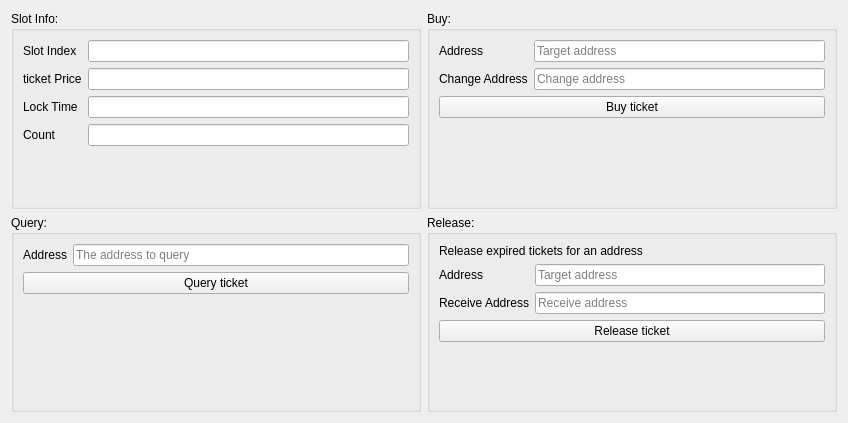
<?xml version="1.0" encoding="UTF-8"?>
<ui version="4.0">
 <class>TicketPage</class>
 <widget class="QWidget" name="TicketPage">
  <property name="geometry">
   <rect>
    <x>0</x>
    <y>0</y>
    <width>848</width>
    <height>423</height>
   </rect>
  </property>
  <property name="windowTitle">
   <string>Form</string>
  </property>
  <layout class="QHBoxLayout" name="horizontalLayout">
   <item>
    <layout class="QGridLayout" name="gridLayout" rowstretch="1,1" columnstretch="1,1">
     <item row="0" column="0">
      <widget class="QGroupBox" name="groupBox">
       <property name="title">
        <string>Slot Info:</string>
       </property>
       <layout class="QVBoxLayout" name="verticalLayout">
        <item>
         <layout class="QFormLayout" name="formLayout">
          <property name="fieldGrowthPolicy">
           <enum>QFormLayout::AllNonFixedFieldsGrow</enum>
          </property>
          <item row="0" column="0">
           <widget class="QLabel" name="slotIndexLabel">
            <property name="text">
             <string>Slot Index</string>
            </property>
           </widget>
          </item>
          <item row="0" column="1">
           <widget class="QLineEdit" name="ebSlotIdx">
            <property name="readOnly">
             <bool>true</bool>
            </property>
           </widget>
          </item>
          <item row="1" column="0">
           <widget class="QLabel" name="ticketPriceLabel">
            <property name="text">
             <string>ticket Price</string>
            </property>
           </widget>
          </item>
          <item row="1" column="1">
           <widget class="QLineEdit" name="ebTicketPrice">
            <property name="readOnly">
             <bool>true</bool>
            </property>
           </widget>
          </item>
          <item row="2" column="0">
           <widget class="QLabel" name="lockTimeLabel">
            <property name="text">
             <string>Lock Time</string>
            </property>
           </widget>
          </item>
          <item row="2" column="1">
           <widget class="QLineEdit" name="ebLockTime">
            <property name="readOnly">
             <bool>true</bool>
            </property>
           </widget>
          </item>
          <item row="3" column="0">
           <widget class="QLabel" name="countLabel">
            <property name="text">
             <string>Count</string>
            </property>
           </widget>
          </item>
          <item row="3" column="1">
           <widget class="QLineEdit" name="ebticketCount">
            <property name="readOnly">
             <bool>true</bool>
            </property>
           </widget>
          </item>
         </layout>
        </item>
        <item>
         <spacer name="verticalSpacer_4">
          <property name="orientation">
           <enum>Qt::Vertical</enum>
          </property>
          <property name="sizeHint" stdset="0">
           <size>
            <width>20</width>
            <height>40</height>
           </size>
          </property>
         </spacer>
        </item>
       </layout>
      </widget>
     </item>
     <item row="0" column="1">
      <widget class="QGroupBox" name="groupBox_2">
       <property name="sizeIncrement">
        <size>
         <width>1</width>
         <height>1</height>
        </size>
       </property>
       <property name="title">
        <string>Buy:</string>
       </property>
       <layout class="QVBoxLayout" name="verticalLayout_2">
        <item>
         <layout class="QFormLayout" name="formLayout_2">
          <property name="fieldGrowthPolicy">
           <enum>QFormLayout::AllNonFixedFieldsGrow</enum>
          </property>
          <item row="0" column="0">
           <widget class="QLabel" name="addressLabel">
            <property name="text">
             <string>Address</string>
            </property>
           </widget>
          </item>
          <item row="0" column="1">
           <widget class="QLineEdit" name="ebBuyAddress">
            <property name="placeholderText">
             <string>Target address</string>
            </property>
           </widget>
          </item>
          <item row="1" column="0">
           <widget class="QLabel" name="changeAddressLabel">
            <property name="text">
             <string>Change Address</string>
            </property>
           </widget>
          </item>
          <item row="1" column="1">
           <widget class="QLineEdit" name="ebChangeAddress">
            <property name="placeholderText">
             <string>Change address</string>
            </property>
           </widget>
          </item>
         </layout>
        </item>
        <item>
         <widget class="QPushButton" name="btnBuy">
          <property name="text">
           <string>Buy ticket</string>
          </property>
         </widget>
        </item>
        <item>
         <spacer name="verticalSpacer_3">
          <property name="orientation">
           <enum>Qt::Vertical</enum>
          </property>
          <property name="sizeHint" stdset="0">
           <size>
            <width>20</width>
            <height>40</height>
           </size>
          </property>
         </spacer>
        </item>
       </layout>
      </widget>
     </item>
     <item row="1" column="0">
      <widget class="QGroupBox" name="groupBox_4">
       <property name="title">
        <string>Query:</string>
       </property>
       <layout class="QVBoxLayout" name="verticalLayout_4">
        <item>
         <layout class="QFormLayout" name="formLayout_7">
          <property name="fieldGrowthPolicy">
           <enum>QFormLayout::AllNonFixedFieldsGrow</enum>
          </property>
          <item row="0" column="0">
           <widget class="QLabel" name="addressLabel_3">
            <property name="text">
             <string>Address</string>
            </property>
           </widget>
          </item>
          <item row="0" column="1">
           <widget class="QLineEdit" name="ebQueryAddress">
            <property name="inputMask">
             <string/>
            </property>
            <property name="text">
             <string/>
            </property>
            <property name="placeholderText">
             <string>The address to query</string>
            </property>
           </widget>
          </item>
         </layout>
        </item>
        <item>
         <widget class="QPushButton" name="btnQuery">
          <property name="text">
           <string>Query ticket</string>
          </property>
         </widget>
        </item>
        <item>
         <spacer name="verticalSpacer">
          <property name="orientation">
           <enum>Qt::Vertical</enum>
          </property>
          <property name="sizeHint" stdset="0">
           <size>
            <width>20</width>
            <height>40</height>
           </size>
          </property>
         </spacer>
        </item>
       </layout>
      </widget>
     </item>
     <item row="1" column="1">
      <widget class="QGroupBox" name="groupBox_3">
       <property name="title">
        <string>Release:</string>
       </property>
       <layout class="QVBoxLayout" name="verticalLayout_3">
        <item>
         <widget class="QLabel" name="label">
          <property name="text">
           <string>Release expired tickets for an address</string>
          </property>
         </widget>
        </item>
        <item>
         <layout class="QFormLayout" name="formLayout_4">
          <property name="fieldGrowthPolicy">
           <enum>QFormLayout::AllNonFixedFieldsGrow</enum>
          </property>
          <item row="0" column="0">
           <widget class="QLabel" name="addressLabel_2">
            <property name="text">
             <string>Address</string>
            </property>
           </widget>
          </item>
          <item row="0" column="1">
           <widget class="QLineEdit" name="ebReleaseAddress">
            <property name="placeholderText">
             <string>Target address</string>
            </property>
           </widget>
          </item>
          <item row="1" column="0">
           <widget class="QLabel" name="refundAddressLabel">
            <property name="text">
             <string>Receive Address</string>
            </property>
           </widget>
          </item>
          <item row="1" column="1">
           <widget class="QLineEdit" name="ebRefundAddress">
            <property name="placeholderText">
             <string>Receive address</string>
            </property>
           </widget>
          </item>
         </layout>
        </item>
        <item>
         <widget class="QPushButton" name="btnRelease">
          <property name="text">
           <string>Release ticket</string>
          </property>
         </widget>
        </item>
        <item>
         <spacer name="verticalSpacer_2">
          <property name="orientation">
           <enum>Qt::Vertical</enum>
          </property>
          <property name="sizeHint" stdset="0">
           <size>
            <width>20</width>
            <height>40</height>
           </size>
          </property>
         </spacer>
        </item>
       </layout>
      </widget>
     </item>
    </layout>
   </item>
  </layout>
 </widget>
 <tabstops>
  <tabstop>ebSlotIdx</tabstop>
  <tabstop>ebTicketPrice</tabstop>
  <tabstop>ebLockTime</tabstop>
  <tabstop>ebticketCount</tabstop>
  <tabstop>ebQueryAddress</tabstop>
  <tabstop>btnQuery</tabstop>
  <tabstop>ebBuyAddress</tabstop>
  <tabstop>ebChangeAddress</tabstop>
  <tabstop>btnBuy</tabstop>
  <tabstop>ebReleaseAddress</tabstop>
  <tabstop>ebRefundAddress</tabstop>
  <tabstop>btnRelease</tabstop>
 </tabstops>
 <resources/>
 <connections/>
</ui>
